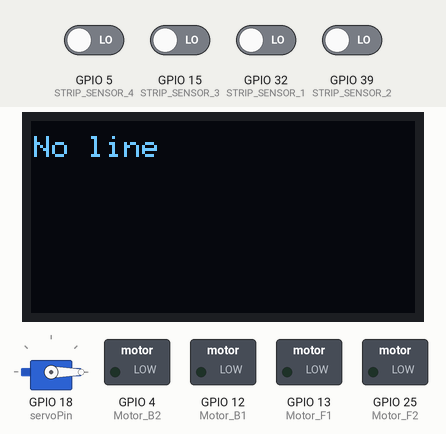
Simulated run of this sketch. Board: ESP32. On the bench: servo, 128×64 one-colour display, switched loads named in the sketch (green lamp = pin HIGH). The test bench sets the inputs (shaded band); at power-on: GPIO 5 (STRIP_SENSOR_4), GPIO 15 (STRIP_SENSOR_3), GPIO 32 (STRIP_SENSOR_1), GPIO 39 (STRIP_SENSOR_2) LOW.

Above: at 7.6 s.
7.7 s: GPIO 5 (STRIP_SENSOR_4) driven HIGH
At 14.4 s:
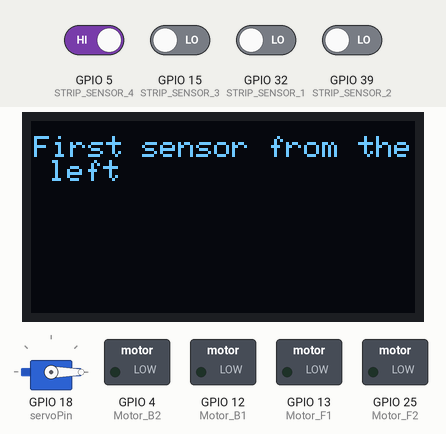
18.9 s: GPIO 15 (STRIP_SENSOR_3) driven HIGH
At 20.0 s:
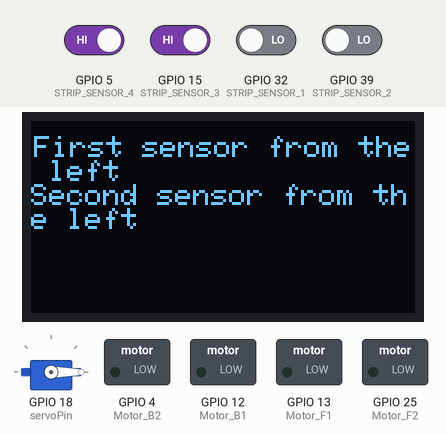
28.1 s: GPIO 32 (STRIP_SENSOR_1) driven HIGH
At 32.6 s:
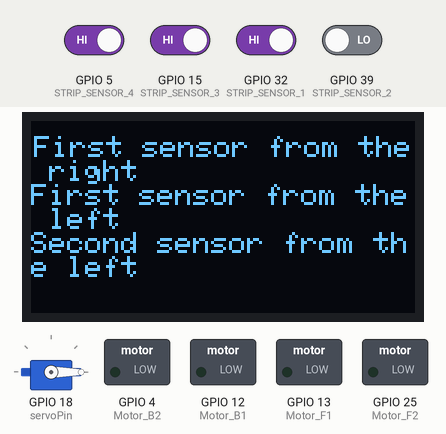
39.8 s: GPIO 15 (STRIP_SENSOR_3) driven LOW
At 45.1 s:
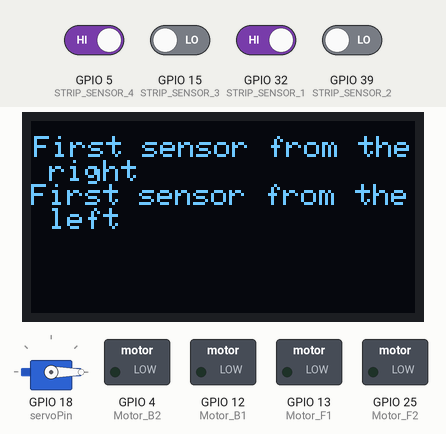
52.3 s: GPIO 5 (STRIP_SENSOR_4) driven LOW
At 57.6 s:
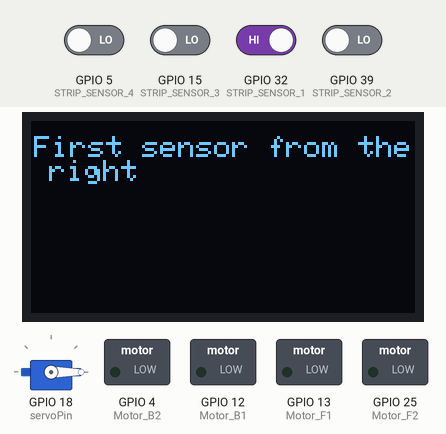
64.7 s: GPIO 39 (STRIP_SENSOR_2) driven HIGH
At 70.2 s:
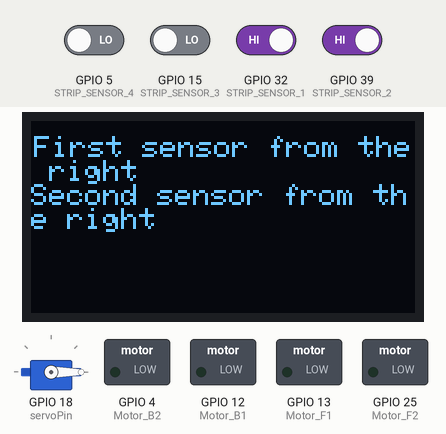
Timing chart, 0 to 78.2 s (numbered marks = the images above; inputs shaded):
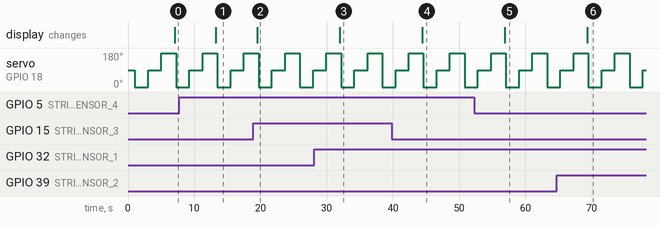

The sketch:

ExperimentFour.ino
```cpp
#include <ESP32Servo.h>
#include <Wire.h>
#include <Adafruit_GFX.h>
#include <Adafruit_SH110X.h>
#include <WiFi.h>
#include <esp_now.h>
#include <Adafruit_NeoPixel.h>

// OLED pins
#define i2c_Address 0x3c // OLED screen I2C address
#define SCREEN_WIDTH 128
#define SCREEN_HEIGHT 64
#define OLED_RESET -1

Adafruit_SH1106G display = Adafruit_SH1106G(SCREEN_WIDTH, SCREEN_HEIGHT, &Wire, OLED_RESET); // Creating an object for communication with the OLED screen

// IR Sensor Pins
#define STRIP_SENSOR_1 32
#define STRIP_SENSOR_2 39
#define STRIP_SENSOR_3 15
#define STRIP_SENSOR_4 5

// OLED pins
#define i2c_Address 0x3c // OLED screen I2C address
#define SCREEN_WIDTH 128
#define SCREEN_HEIGHT 64
#define OLED_RESET -1

// Motor and PWM pins
#define Motor_B1 12
#define Motor_F1 13
#define Motor_B2 4
#define Motor_F2 25

#define Resolution 8
#define Freq 1000

#define PWM_CHANNEL_B1 0
#define PWM_CHANNEL_F1 1
#define PWM_CHANNEL_B2 2
#define PWM_CHANNEL_F2 3

const int servoPin = 18;
const int time_for_delay = 2000;

Servo myServo;

void setup() {
  myServo.attach(servoPin);

  display.begin(i2c_Address,true);
  display.clearDisplay();
  display.setTextColor(SH110X_WHITE);

  pinMode(STRIP_SENSOR_1, INPUT);
  pinMode(STRIP_SENSOR_2, INPUT);
  pinMode(STRIP_SENSOR_3, INPUT);
  pinMode(STRIP_SENSOR_4, INPUT);

  // Set up PWM channels for motors
  ledcAttach(Motor_F1, Freq, Resolution);
  ledcAttach(Motor_F2, Freq, Resolution);
  ledcAttach(Motor_B1, Freq, Resolution);
  ledcAttach(Motor_B2, Freq, Resolution);

  delay(1000);
}


void loop()
{
  myServo.write(0);  // Rotate the servo to 0 degrees
  delay(time_for_delay);  // Wait for 2 seconds

  myServo.write(90);  // Rotate the servo to 90 degrees
  delay(time_for_delay);  // Wait for 2 seconds

  myServo.write(180);  // Rotate the servo to 180 degrees
  delay(time_for_delay);  // Wait for 2 seconds

  bool SENSOR1 = digitalRead(STRIP_SENSOR_1);
  bool SENSOR2 = digitalRead(STRIP_SENSOR_2);
  bool SENSOR3 = digitalRead(STRIP_SENSOR_3);
  bool SENSOR4 = digitalRead(STRIP_SENSOR_4);

  bool sensorActive = false;

  display.clearDisplay();  // Clear buffer before printing new content
  display.setCursor(1, 5);

  if(SENSOR1)
  {
    display.println("First sensor from the right");
    sensorActive = true;
  }

  if(SENSOR2)
  {
    display.println("Second sensor from the right");
    sensorActive = true;
  }


  if(SENSOR4)
  {
    display.println("First sensor from the left");
    sensorActive = true;
  }


  if(SENSOR3)
  {
    display.println("Second sensor from the left");
    sensorActive = true;
  }

  else if(!sensorActive)
  {
    display.println("No line");
  }

  display.display();
  delay(200);
}


//FUNCTIONS

void motorsWrite(float m1, float m2, float m3, float m4) {
  ledcWrite(Motor_F1, m1 * 255);
  ledcWrite(Motor_F2, m2 * 255);
  ledcWrite(Motor_B1, m3 * 255);
  ledcWrite(Motor_B2, m4 * 255);
}


void displayMessage(String title, String message)
{
  display.clearDisplay();               // Clear the OLED display
  display.setTextSize(1);              // Set text size
  display.setCursor(0, 0);             // Set cursor position
  display.println(title);              // Print title
  display.setCursor(0, 10);           // Move cursor to next line
  display.println(message);           // Print the message
  display.display();                   // Update the display
}
```

Measured:
- after the input at 7.7 s, the display: changes after 5.6 s (image 1)
- after the input at 18.9 s, the display: changes after 0.61 s (image 2)
- after the input at 28.1 s, the display: changes after 3.9 s (image 3)
- after the input at 39.8 s, the display: changes after 4.6 s (image 4)
- after the input at 52.3 s, the display: changes after 4.6 s (image 5)
- after the input at 64.7 s, the display: changes after 4.6 s (image 6)
